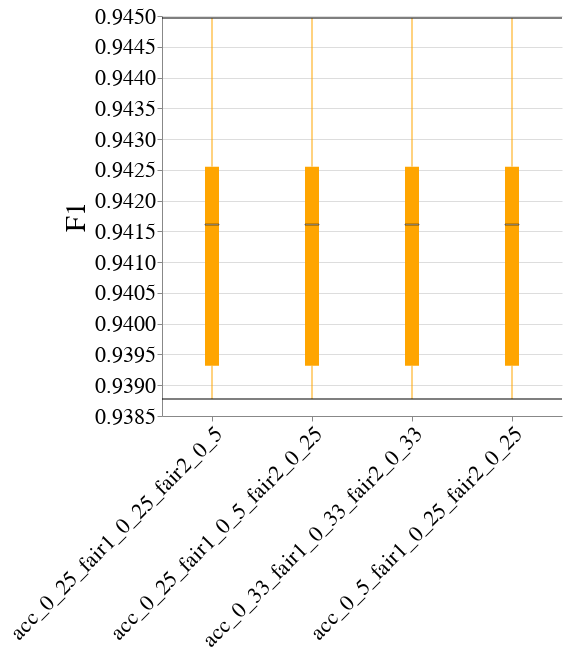

Notebook code cell kept with this figure:
### Code cell
create_box_plot_per_dataset_and_case_study(to_plot=best_lp_metrics_per_exp_config_df,
                                           exp_name=EXP_NAME,
                                           dataset_name=DATASET_NAME,
                                           case_study_name=CASE_STUDY_NAME,
                                           metric_name="F1")

### Figure 1 — Vega-Lite specification as saved in the notebook (floating-point values rounded to 4 significant figures)
{"config": {"view": {"continuousWidth": 400, "continuousHeight": 300, "stroke": null}, "axis": {"labelFontSize": 22, "labelFontWeight": "normal", "titleFontSize": 28, "titleFontWeight": "normal"}, "title": {"fontSize": 28}}, "data": {"name": "data-52c8627b99da544a338b414ec1e2bee1"}, "mark": {"type": "boxplot", "color": "orange", "median": {"stroke": "black", "strokeWidth": 0.7}, "ticks": true}, "encoding": {"x": {"axis": {"labelAngle": -45, "labelLimit": 500}, "field": "exp_config_name", "title": null, "type": "nominal"}, "y": {"field": "overall", "scale": {"zero": false}, "title": "F1", "type": "quantitative"}}, "height": 400, "width": 400, "$schema": "https://vega.github.io/schema/vega-lite/v4.17.0.json", "datasets": {"data-52c8627b99da544a338b414ec1e2bee1": [{"exp_config_name": "acc_0_25_fair1_0_25_fair2_0_5", "run_num": 1, "logical_pipeline_uuid": "Tm9uZSZOT19GQUlSTkVTU19JTlRFUlZFTlRJT04mZ2FuZGFsZl9jbGY=", "physical_pipeline_uuid": "a9366a20-5bb4-4743-b105-7963ecf20c46", "compound_pp_quality": 0.9848, "metric": "F1", "model_name": "gandalf_clf", "runtime_in_mins": 1.619, "dataset_name": "law_school", "logical_pipeline_name": "None&NO_FAIRNESS_INTERVENTION&gandalf_clf", "null_imputer_name": "None", "fairness_intervention_name": "NO_FAIRNESS_INTERVENTION", "male&race_dis": 0.825, "male&race_priv": 0.9495, "male_dis": 0.9283, "male_priv": 0.9477, "overall": 0.9393, "race_dis": 0.8408, "race_priv": 0.9569}, {"exp_config_name": "acc_0_25_fair1_0_25_fair2_0_5", "run_num": 2, "logical_pipeline_uuid": "Tm9uZSZOT19GQUlSTkVTU19JTlRFUlZFTlRJT04mZ2FuZGFsZl9jbGY=", "physical_pipeline_uuid": "2326be7a-8b8a-4dc8-971f-d5909fe4476b", "compound_pp_quality": 0.9847, "metric": "F1", "model_name": "gandalf_clf", "runtime_in_mins": 1.469, "dataset_name": "law_school", "logical_pipeline_name": "None&NO_FAIRNESS_INTERVENTION&gandalf_clf", "null_imputer_name": "None", "fairness_intervention_name": "NO_FAIRNESS_INTERVENTION", "male&race_dis": 0.8349, "male&race_priv": 0.9479, "male_dis": 0.9293, "male_priv": 0.9462, "overall": 0.9388, "race_dis": 0.8458, "race_priv": 0.9558}, {"exp_config_name": "acc_0_25_fair1_0_25_fair2_0_5", "run_num": 3, "logical_pipeline_uuid": "Tm9uZSZOT19GQUlSTkVTU19JTlRFUlZFTlRJT04mZ2FuZGFsZl9jbGY=", "physical_pipeline_uuid": "6c206ee9-1583-437f-b436-5296f847f025", "compound_pp_quality": 0.9854, "metric": "F1", "model_name": "gandalf_clf", "runtime_in_mins": 2.927, "dataset_name": "law_school", "logical_pipeline_name": "None&NO_FAIRNESS_INTERVENTION&gandalf_clf", "null_imputer_name": "None", "fairness_intervention_name": "NO_FAIRNESS_INTERVENTION", "male&race_dis": 0.8419, "male&race_priv": 0.9501, "male_dis": 0.9359, "male_priv": 0.9462, "overall": 0.9416, "race_dis": 0.8404, "race_priv": 0.9588}, {"exp_config_name": "acc_0_25_fair1_0_25_fair2_0_5", "run_num": 4, "logical_pipeline_uuid": "Tm9uZSZOT19GQUlSTkVTU19JTlRFUlZFTlRJT04mZ2FuZGFsZl9jbGY=", "physical_pipeline_uuid": "f9a6b87a-bdf5-4a8c-8f65-0f31d56c6bc6", "compound_pp_quality": 0.9862, "metric": "F1", "model_name": "gandalf_clf", "runtime_in_mins": 1.67, "dataset_name": "law_school", "logical_pipeline_name": "None&NO_FAIRNESS_INTERVENTION&gandalf_clf", "null_imputer_name": "None", "fairness_intervention_name": "NO_FAIRNESS_INTERVENTION", "male&race_dis": 0.8229, "male&race_priv": 0.9543, "male_dis": 0.9372, "male_priv": 0.951, "overall": 0.945, "race_dis": 0.8356, "race_priv": 0.9627}, {"exp_config_name": "acc_0_25_fair1_0_25_fair2_0_5", "run_num": 5, "logical_pipeline_uuid": "Tm9uZSZOT19GQUlSTkVTU19JTlRFUlZFTlRJT04mZ2FuZGFsZl9jbGY=", "physical_pipeline_uuid": "f53a74fc-cb9d-4153-b9af-611df3acd7bf", "compound_pp_quality": 0.9856, "metric": "F1", "model_name": "gandalf_clf", "runtime_in_mins": 2.649, "dataset_name": "law_school", "logical_pipeline_name": "None&NO_FAIRNESS_INTERVENTION&gandalf_clf", "null_imputer_name": "None", "fairness_intervention_name": "NO_FAIRNESS_INTERVENTION", "male&race_dis": 0.8201, "male&race_priv": 0.9523, "male_dis": 0.9356, "male_priv": 0.948, "overall": 0.9426, "race_dis": 0.8247, "race_priv": 0.9614}, {"exp_config_name": "acc_0_25_fair1_0_5_fair2_0_25", "run_num": 1, "logical_pipeline_uuid": "Tm9uZSZOT19GQUlSTkVTU19JTlRFUlZFTlRJT04mZ2FuZGFsZl9jbGY=", "physical_pipeline_uuid": "9ecb20b1-3d80-4c3a-9051-80bc4d6da81c", "compound_pp_quality": 0.9848, "metric": "F1", "model_name": "gandalf_clf", "runtime_in_mins": 1.548, "dataset_name": "law_school", "logical_pipeline_name": "None&NO_FAIRNESS_INTERVENTION&gandalf_clf", "null_imputer_name": "None", "fairness_intervention_name": "NO_FAIRNESS_INTERVENTION", "male&race_dis": 0.825, "male&race_priv": 0.9495, "male_dis": 0.9283, "male_priv": 0.9477, "overall": 0.9393, "race_dis": 0.8408, "race_priv": 0.9569}, {"exp_config_name": "acc_0_25_fair1_0_5_fair2_0_25", "run_num": 2, "logical_pipeline_uuid": "Tm9uZSZOT19GQUlSTkVTU19JTlRFUlZFTlRJT04mZ2FuZGFsZl9jbGY=", "physical_pipeline_uuid": "765e8ea9-7b45-4b00-8e13-ac302a999fc8", "compound_pp_quality": 0.9847, "metric": "F1", "model_name": "gandalf_clf", "runtime_in_mins": 0.9093, "dataset_name": "law_school", "logical_pipeline_name": "None&NO_FAIRNESS_INTERVENTION&gandalf_clf", "null_imputer_name": "None", "fairness_intervention_name": "NO_FAIRNESS_INTERVENTION", "male&race_dis": 0.8349, "male&race_priv": 0.9479, "male_dis": 0.9293, "male_priv": 0.9462, "overall": 0.9388, "race_dis": 0.8458, "race_priv": 0.9558}, {"exp_config_name": "acc_0_25_fair1_0_5_fair2_0_25", "run_num": 3, "logical_pipeline_uuid": "Tm9uZSZOT19GQUlSTkVTU19JTlRFUlZFTlRJT04mZ2FuZGFsZl9jbGY=", "physical_pipeline_uuid": "c0bc36ff-a974-4193-a770-431197c698be", "compound_pp_quality": 0.9854, "metric": "F1", "model_name": "gandalf_clf", "runtime_in_mins": 0.7652, "dataset_name": "law_school", "logical_pipeline_name": "None&NO_FAIRNESS_INTERVENTION&gandalf_clf", "null_imputer_name": "None", "fairness_intervention_name": "NO_FAIRNESS_INTERVENTION", "male&race_dis": 0.8419, "male&race_priv": 0.9501, "male_dis": 0.9359, "male_priv": 0.9462, "overall": 0.9416, "race_dis": 0.8404, "race_priv": 0.9588}, {"exp_config_name": "acc_0_25_fair1_0_5_fair2_0_25", "run_num": 4, "logical_pipeline_uuid": "Tm9uZSZOT19GQUlSTkVTU19JTlRFUlZFTlRJT04mZ2FuZGFsZl9jbGY=", "physical_pipeline_uuid": "0b5be382-b07c-4265-b6e5-97aaa2fb5f7f", "compound_pp_quality": 0.9862, "metric": "F1", "model_name": "gandalf_clf", "runtime_in_mins": 2.043, "dataset_name": "law_school", "logical_pipeline_name": "None&NO_FAIRNESS_INTERVENTION&gandalf_clf", "null_imputer_name": "None", "fairness_intervention_name": "NO_FAIRNESS_INTERVENTION", "male&race_dis": 0.8229, "male&race_priv": 0.9543, "male_dis": 0.9372, "male_priv": 0.951, "overall": 0.945, "race_dis": 0.8356, "race_priv": 0.9627}, {"exp_config_name": "acc_0_25_fair1_0_5_fair2_0_25", "run_num": 5, "logical_pipeline_uuid": "Tm9uZSZOT19GQUlSTkVTU19JTlRFUlZFTlRJT04mZ2FuZGFsZl9jbGY=", "physical_pipeline_uuid": "7eec8589-e4f6-42db-9649-3448f6e0353f", "compound_pp_quality": 0.9856, "metric": "F1", "model_name": "gandalf_clf", "runtime_in_mins": 1.344, "dataset_name": "law_school", "logical_pipeline_name": "None&NO_FAIRNESS_INTERVENTION&gandalf_clf", "null_imputer_name": "None", "fairness_intervention_name": "NO_FAIRNESS_INTERVENTION", "male&race_dis": 0.8201, "male&race_priv": 0.9523, "male_dis": 0.9356, "male_priv": 0.948, "overall": 0.9426, "race_dis": 0.8247, "race_priv": 0.9614}, {"exp_config_name": "acc_0_33_fair1_0_33_fair2_0_33", "run_num": 1, "logical_pipeline_uuid": "Tm9uZSZOT19GQUlSTkVTU19JTlRFUlZFTlRJT04mZ2FuZGFsZl9jbGY=", "physical_pipeline_uuid": "75ef957d-32a2-4110-8b5c-354831393ebe", "compound_pp_quality": 0.97, "metric": "F1", "model_name": "gandalf_clf", "runtime_in_mins": 1.462, "dataset_name": "law_school", "logical_pipeline_name": "None&NO_FAIRNESS_INTERVENTION&gandalf_clf", "null_imputer_name": "None", "fairness_intervention_name": "NO_FAIRNESS_INTERVENTION", "male&race_dis": 0.825, "male&race_priv": 0.9495, "male_dis": 0.9283, "male_priv": 0.9477, "overall": 0.9393, "race_dis": 0.8408, "race_priv": 0.9569}, {"exp_config_name": "acc_0_33_fair1_0_33_fair2_0_33", "run_num": 2, "logical_pipeline_uuid": "Tm9uZSZOT19GQUlSTkVTU19JTlRFUlZFTlRJT04mZ2FuZGFsZl9jbGY=", "physical_pipeline_uuid": "7aa403fe-2a72-487d-9cb5-58ae6c5a4750", "compound_pp_quality": 0.9698, "metric": "F1", "model_name": "gandalf_clf", "runtime_in_mins": 1.788, "dataset_name": "law_school", "logical_pipeline_name": "None&NO_FAIRNESS_INTERVENTION&gandalf_clf", "null_imputer_name": "None", "fairness_intervention_name": "NO_FAIRNESS_INTERVENTION", "male&race_dis": 0.8349, "male&race_priv": 0.9479, "male_dis": 0.9293, "male_priv": 0.9462, "overall": 0.9388, "race_dis": 0.8458, "race_priv": 0.9558}, {"exp_config_name": "acc_0_33_fair1_0_33_fair2_0_33", "run_num": 3, "logical_pipeline_uuid": "Tm9uZSZOT19GQUlSTkVTU19JTlRFUlZFTlRJT04mZ2FuZGFsZl9jbGY=", "physical_pipeline_uuid": "5a02b83a-7822-40fb-a34a-2f3f552247b5", "compound_pp_quality": 0.9707, "metric": "F1", "model_name": "gandalf_clf", "runtime_in_mins": 0.88, "dataset_name": "law_school", "logical_pipeline_name": "None&NO_FAIRNESS_INTERVENTION&gandalf_clf", "null_imputer_name": "None", "fairness_intervention_name": "NO_FAIRNESS_INTERVENTION", "male&race_dis": 0.8419, "male&race_priv": 0.9501, "male_dis": 0.9359, "male_priv": 0.9462, "overall": 0.9416, "race_dis": 0.8404, "race_priv": 0.9588}, {"exp_config_name": "acc_0_33_fair1_0_33_fair2_0_33", "run_num": 4, "logical_pipeline_uuid": "Tm9uZSZOT19GQUlSTkVTU19JTlRFUlZFTlRJT04mZ2FuZGFsZl9jbGY=", "physical_pipeline_uuid": "0f05c645-aec1-44e0-8c53-354e85a38632", "compound_pp_quality": 0.9718, "metric": "F1", "model_name": "gandalf_clf", "runtime_in_mins": 1.562, "dataset_name": "law_school", "logical_pipeline_name": "None&NO_FAIRNESS_INTERVENTION&gandalf_clf", "null_imputer_name": "None", "fairness_intervention_name": "NO_FAIRNESS_INTERVENTION", "male&race_dis": 0.8229, "male&race_priv": 0.9543, "male_dis": 0.9372, "male_priv": 0.951, "overall": 0.945, "race_dis": 0.8356, "race_priv": 0.9627}, {"exp_config_name": "acc_0_33_fair1_0_33_fair2_0_33", "run_num": 5, "logical_pipeline_uuid": "Tm9uZSZOT19GQUlSTkVTU19JTlRFUlZFTlRJT04mZ2FuZGFsZl9jbGY=", "physical_pipeline_uuid": "a94c59a1-d2c5-4486-9e86-ad14dcbd3d5f", "compound_pp_quality": 0.971, "metric": "F1", "model_name": "gandalf_clf", "runtime_in_mins": 2.359, "dataset_name": "law_school", "logical_pipeline_name": "None&NO_FAIRNESS_INTERVENTION&gandalf_clf", "null_imputer_name": "None", "fairness_intervention_name": "NO_FAIRNESS_INTERVENTION", "male&race_dis": 0.8201, "male&race_priv": 0.9523, "male_dis": 0.9356, "male_priv": 0.948, "overall": 0.9426, "race_dis": 0.8247, "race_priv": 0.9614}, {"exp_config_name": "acc_0_5_fair1_0_25_fair2_0_25", "run_num": 1, "logical_pipeline_uuid": "Tm9uZSZOT19GQUlSTkVTU19JTlRFUlZFTlRJT04mZ2FuZGFsZl9jbGY=", "physical_pipeline_uuid": "745ef5aa-d730-40d9-b6f6-1d463b8154eb", "compound_pp_quality": 0.9697, "metric": "F1", "model_name": "gandalf_clf", "runtime_in_mins": 1.58, "dataset_name": "law_school", "logical_pipeline_name": "None&NO_FAIRNESS_INTERVENTION&gandalf_clf", "null_imputer_name": "None", "fairness_intervention_name": "NO_FAIRNESS_INTERVENTION", "male&race_dis": 0.825, "male&race_priv": 0.9495, "male_dis": 0.9283, "male_priv": 0.9477, "overall": 0.9393, "race_dis": 0.8408, "race_priv": 0.9569}, {"exp_config_name": "acc_0_5_fair1_0_25_fair2_0_25", "run_num": 2, "logical_pipeline_uuid": "Tm9uZSZOT19GQUlSTkVTU19JTlRFUlZFTlRJT04mZ2FuZGFsZl9jbGY=", "physical_pipeline_uuid": "ea9b7326-76d0-4013-a553-e57c2d4a3a0a", "compound_pp_quality": 0.9694, "metric": "F1", "model_name": "gandalf_clf", "runtime_in_mins": 1.906, "dataset_name": "law_school", "logical_pipeline_name": "None&NO_FAIRNESS_INTERVENTION&gandalf_clf", "null_imputer_name": "None", "fairness_intervention_name": "NO_FAIRNESS_INTERVENTION", "male&race_dis": 0.8349, "male&race_priv": 0.9479, "male_dis": 0.9293, "male_priv": 0.9462, "overall": 0.9388, "race_dis": 0.8458, "race_priv": 0.9558}, {"exp_config_name": "acc_0_5_fair1_0_25_fair2_0_25", "run_num": 3, "logical_pipeline_uuid": "Tm9uZSZOT19GQUlSTkVTU19JTlRFUlZFTlRJT04mZ2FuZGFsZl9jbGY=", "physical_pipeline_uuid": "4e41033f-a5d5-43f5-b448-edf568bc69a7", "compound_pp_quality": 0.9708, "metric": "F1", "model_name": "gandalf_clf", "runtime_in_mins": 0.8248, "dataset_name": "law_school", "logical_pipeline_name": "None&NO_FAIRNESS_INTERVENTION&gandalf_clf", "null_imputer_name": "None", "fairness_intervention_name": "NO_FAIRNESS_INTERVENTION", "male&race_dis": 0.8419, "male&race_priv": 0.9501, "male_dis": 0.9359, "male_priv": 0.9462, "overall": 0.9416, "race_dis": 0.8404, "race_priv": 0.9588}, {"exp_config_name": "acc_0_5_fair1_0_25_fair2_0_25", "run_num": 4, "logical_pipeline_uuid": "Tm9uZSZOT19GQUlSTkVTU19JTlRFUlZFTlRJT04mZ2FuZGFsZl9jbGY=", "physical_pipeline_uuid": "d55423d6-8f42-465f-ae93-e5c460fce626", "compound_pp_quality": 0.9725, "metric": "F1", "model_name": "gandalf_clf", "runtime_in_mins": 2.138, "dataset_name": "law_school", "logical_pipeline_name": "None&NO_FAIRNESS_INTERVENTION&gandalf_clf", "null_imputer_name": "None", "fairness_intervention_name": "NO_FAIRNESS_INTERVENTION", "male&race_dis": 0.8229, "male&race_priv": 0.9543, "male_dis": 0.9372, "male_priv": 0.951, "overall": 0.945, "race_dis": 0.8356, "race_priv": 0.9627}, {"exp_config_name": "acc_0_5_fair1_0_25_fair2_0_25", "run_num": 5, "logical_pipeline_uuid": "Tm9uZSZOT19GQUlSTkVTU19JTlRFUlZFTlRJT04mZ2FuZGFsZl9jbGY=", "physical_pipeline_uuid": "6b3e8dd5-2ae8-4e76-84dd-7e69bdd1708e", "compound_pp_quality": 0.9713, "metric": "F1", "model_name": "gandalf_clf", "runtime_in_mins": 1.455, "dataset_name": "law_school", "logical_pipeline_name": "None&NO_FAIRNESS_INTERVENTION&gandalf_clf", "null_imputer_name": "None", "fairness_intervention_name": "NO_FAIRNESS_INTERVENTION", "male&race_dis": 0.8201, "male&race_priv": 0.9523, "male_dis": 0.9356, "male_priv": 0.948, "overall": 0.9426, "race_dis": 0.8247, "race_priv": 0.9614}]}}
